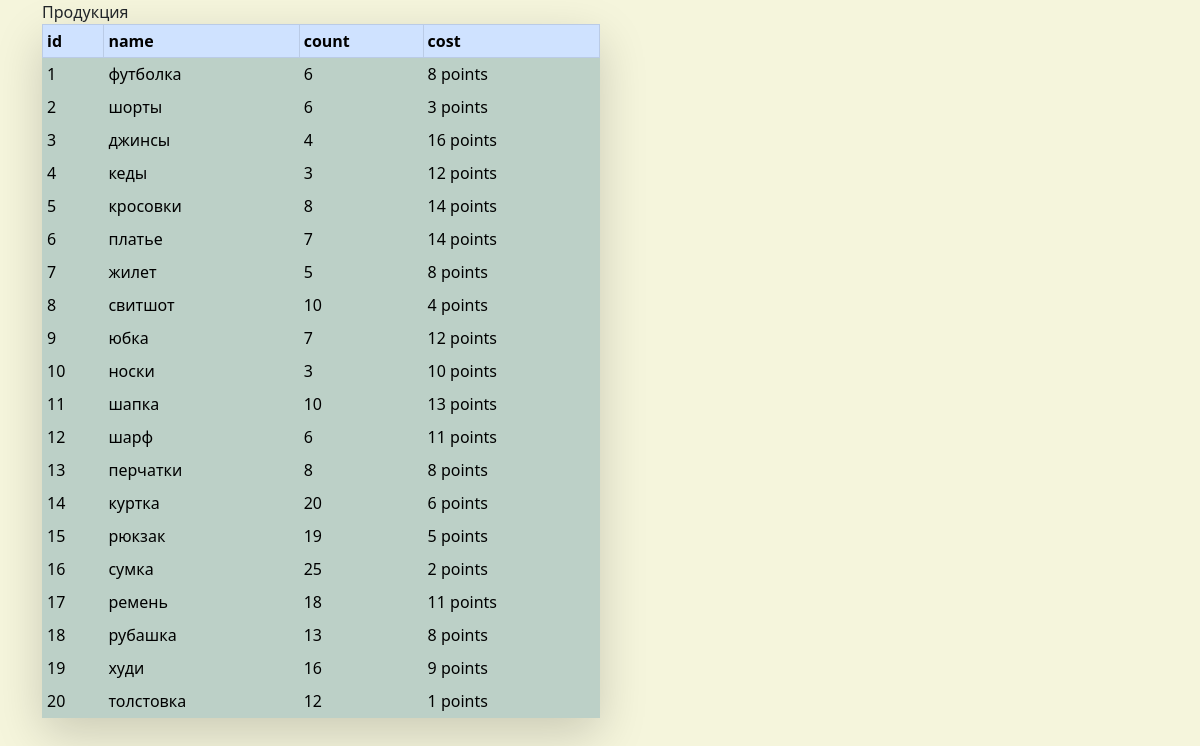
Before: /table/ with the older database file.
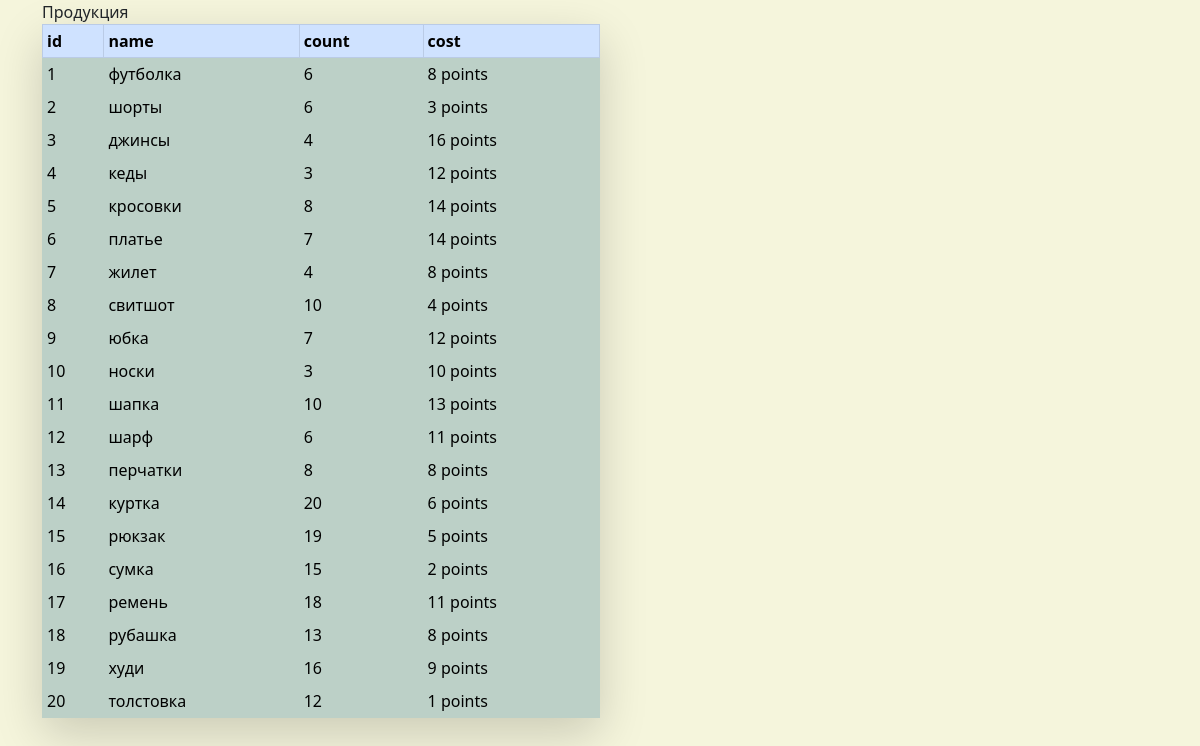
After: the same page with the newer database file.
### store_app/models.py (models this page shows, shortened)
class Product(models.Model):
    name = models.CharField(max_length=60)
    count = models.IntegerField(verbose_name="кол-во")
    cost = models.IntegerField(verbose_name="стоимость")
    class Meta:
        verbose_name = 'Товар'
        verbose_name_plural = 'Товары'

### store_app/views.py (the view)
# urls.py: path("table/", views.ShowAllProducts.as_view(), name="list_prod"),
class ShowAllProducts(View):
    def get(self, request):
        list_prod = Product.objects.all()
        return render(request, "table.html", {"list_prod": list_prod})

### templates/table.html (shortened to what this page needs)
{% extends 'base.html' %}
{% block content %}
<head>
    {% block title %} Продукция {% endblock %}
        </head>
        <body>
        <table style="width: 50%"
               class="table table-primary table-striped table-bordered table-sm table-hover shadow-lg p-3 mb-5 bg-body rounded">
            <thead>
            <tr style="position: center">
                <th scope="col">id</th>
                <th scope="col">name</th>
                <th scope="col">count</th>
                <th scope="col">cost</th>
            </tr>
            </thead>
            <tbody>
            {% for elem in list_prod %}
                <tr class="table table-success table-active">
                    <td> {{ elem.id }}</td>
                    <td>{{ elem.name }}</td>
                    <td> {{ elem.count }}</td>
                    <td> {{ elem.cost }} points</td>
                </tr>
            {% endfor %}
            </tbody>
        </table>
        </body>
        </html>
    {% endblock %}

Changed rows visible on the page:
changed Product "жилет": count "5" → "4"
changed Product "сумка": count "25" → "15"
